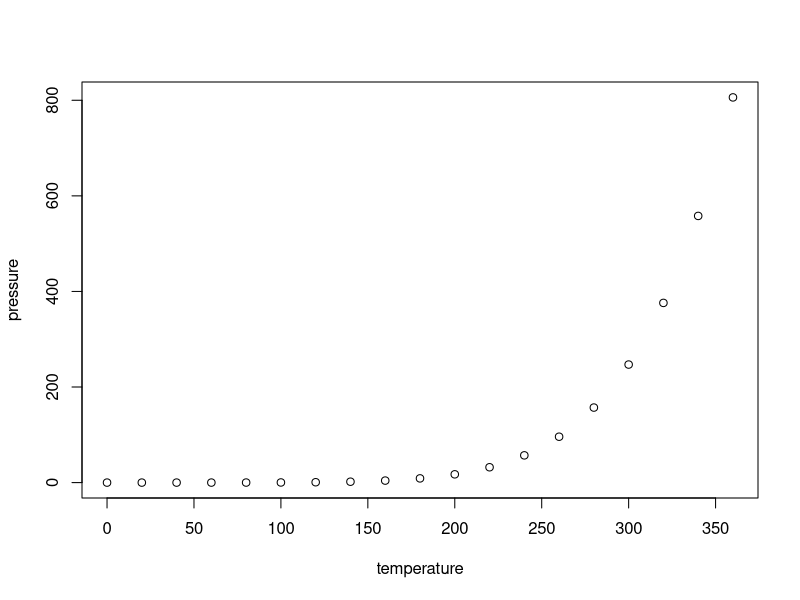
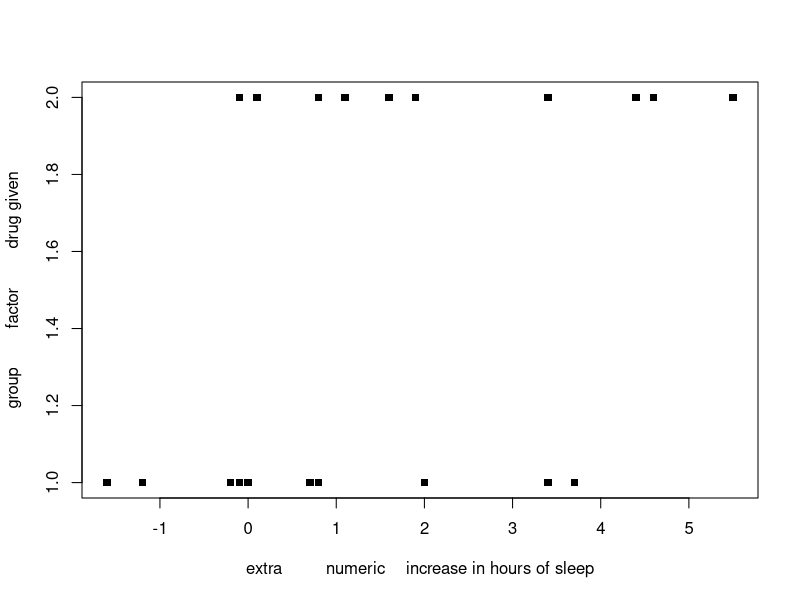

Write R code to recreate these figures, in order.
## ---- chunk 1
knitr::opts_chunk$set(echo = FALSE)
## ---- chunk 2
plot(pressure)
## ---- chunk 3
plot(sleep$extra,sleep$group, xlab="extra	numeric	increase in hours of sleep",ylab="group	factor	drug given", pch=15)
